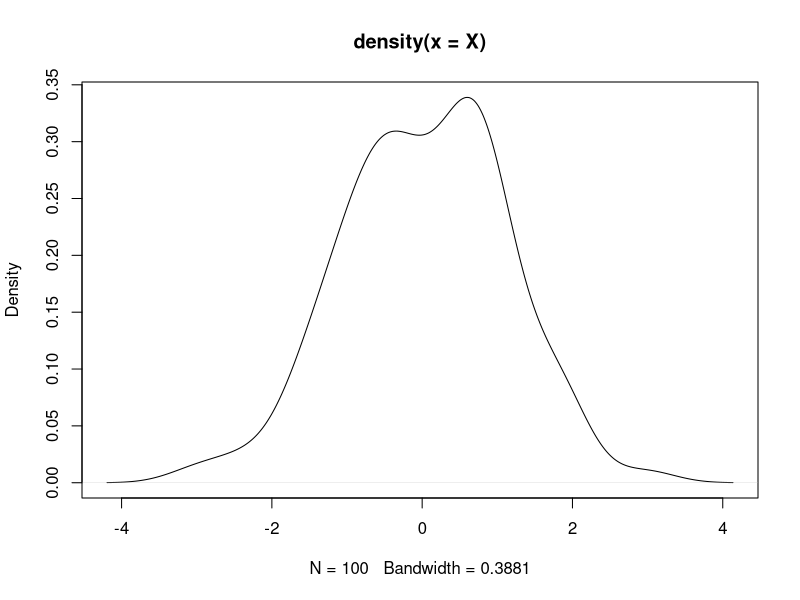
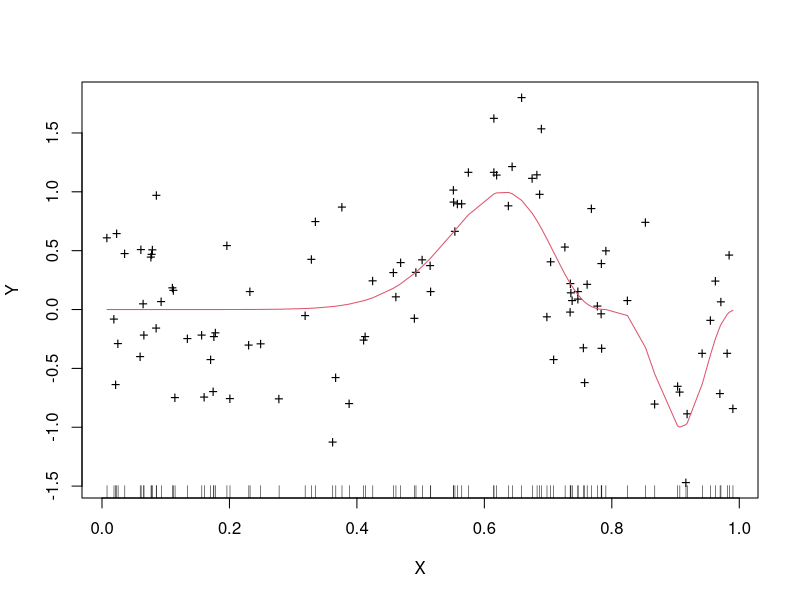
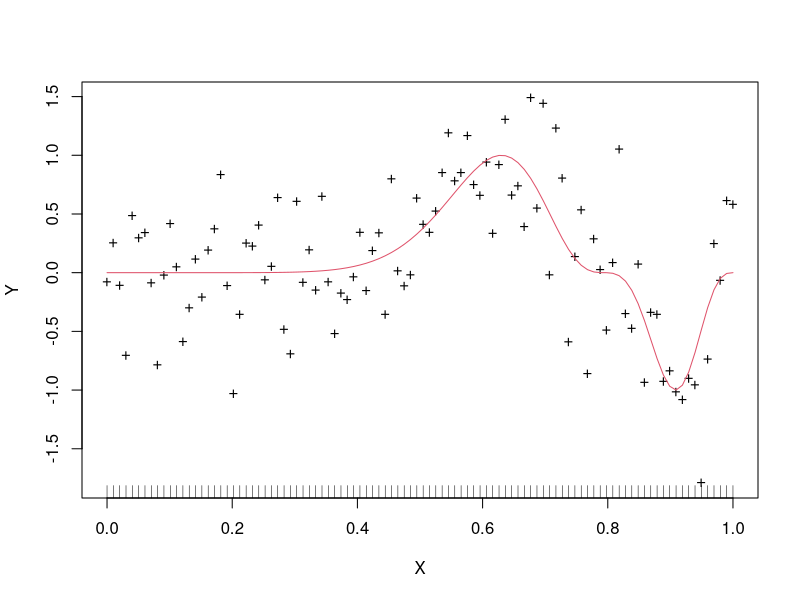
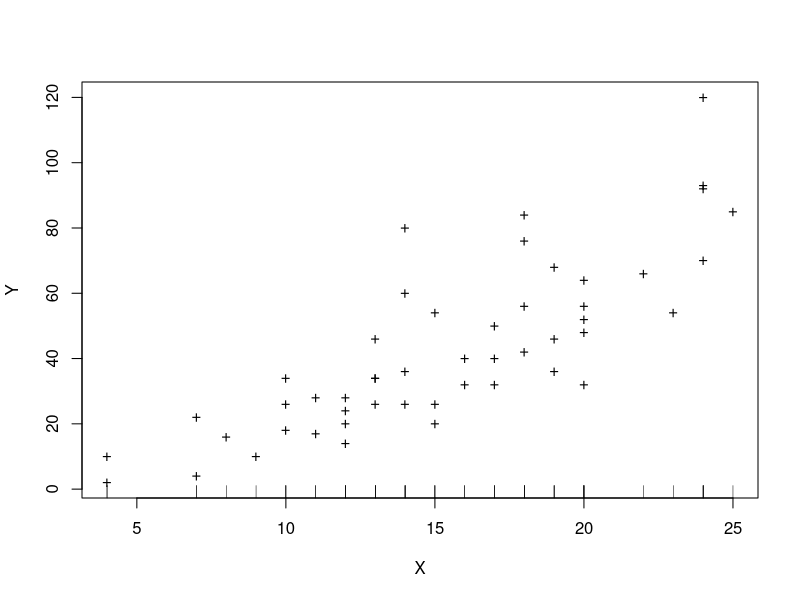
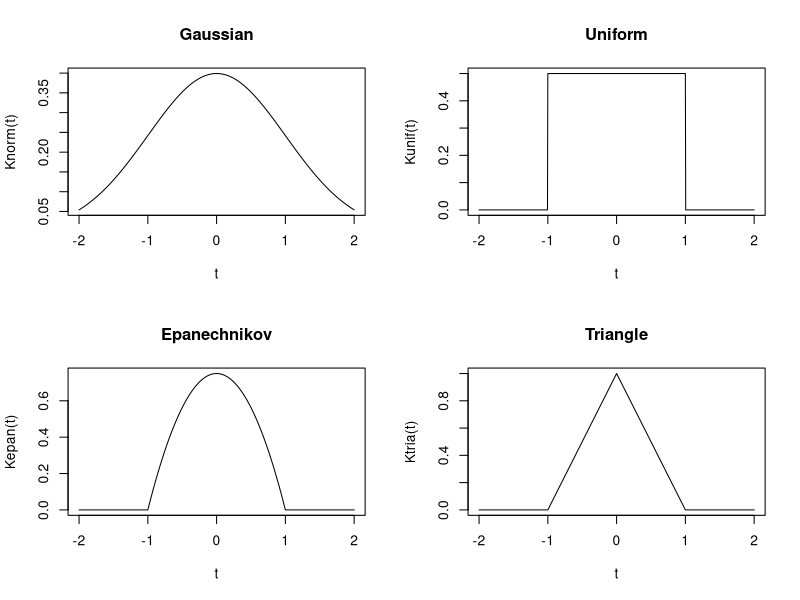
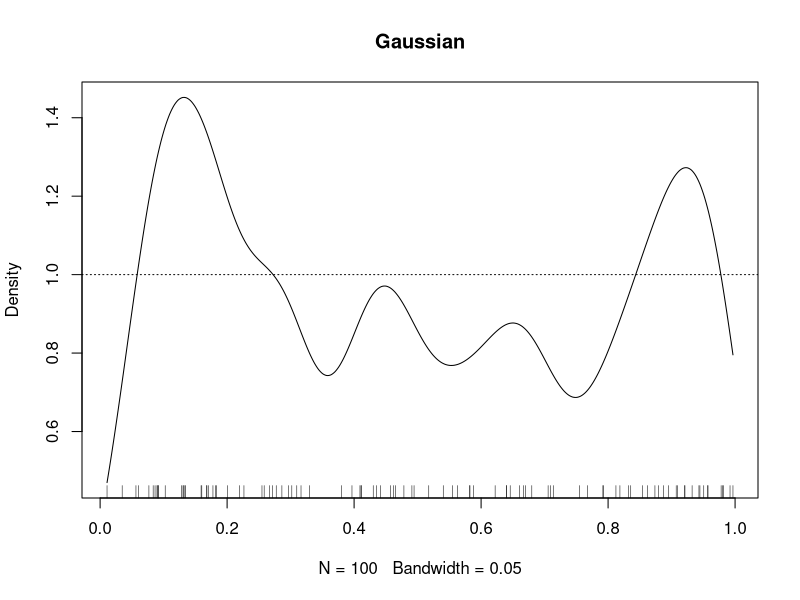
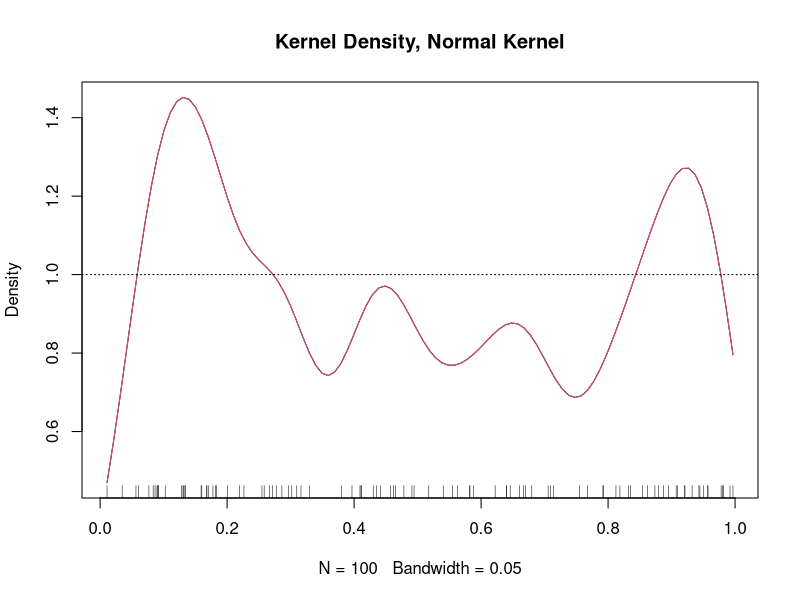
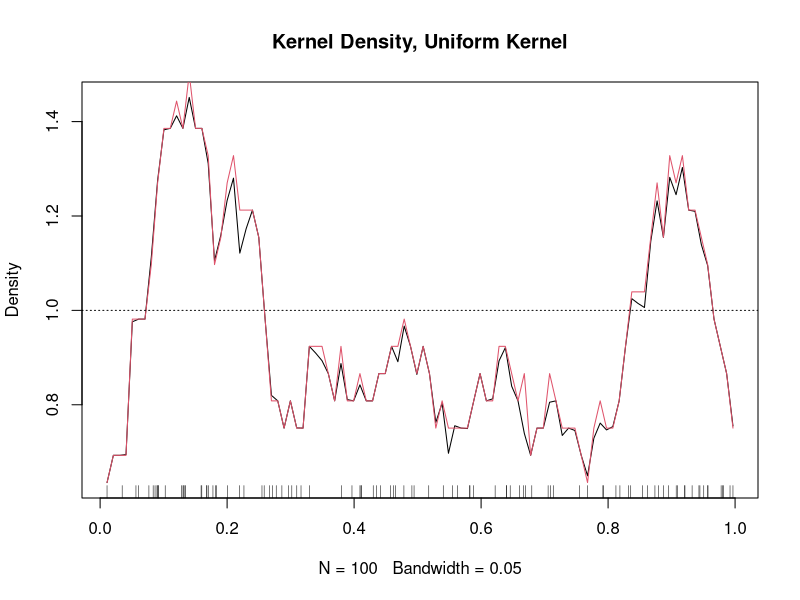

Reproduce these figures in R, in order.

## STAT 2150 ############# Class 1 (Oct. 26, 2017) #############

############################################################ clear all variables:
rm(list = ls())
library(stats)  #load packages (stats normally loaded by default)
library(datasets)

############################################################ Data generation

## Number of observations
n <- 100

## a) Simulation from a density 
# Z <- sort(runif(n, 0, 1)) #random number generator 
# X <- qnorm(Z) 
# plot(X,Z)

X <- rnorm(n, mean = 0, sd = 1)
plot(density(X))

## b) Random design m(x)
m <- function(x) (sin(2 * pi * x^3))^3
X <- sort(runif(n))
Y <- m(X) + 0.5 * rnorm(n, 0, 1)  #m(X) + iid-N(mean=0, sd=0.5) errors, added noise !
plot(X, Y, pch = "+")
rug(X) #points on the bottom
lines(X, m(X), col = 2)
# lines(X, Y)

## c) Fixed (equidistant) design : m(x)
X <- seq(from = 0, to = 1, length = n)
Y <- m(X) + 0.5 * rnorm(n, 0, 1)
plot(X, Y, pch = "+")
rug(X)
lines(X, m(X), col = 2)

## d) Data example: Cars (Random design)
X <- sort(cars$speed)
Y <- cars$dist[order(cars$speed)]
plot(X, Y, pch = "+")
rug(X)

############################################################ 
rm(list = ls())
## Working data
n <- 100
h <- 0.05  #normally need to determine h opt
X <- runif(n, 0, 1)  # observed data
x <- seq(from = min(X), to = max(X), length = 100)  # points on the domain 

############################################################ Different Kernels

Knorm <- function(u) dnorm(u)  #Gaussian kernel  
Kunif <- function(u) (abs(u) <= 1) * 0.5  #Uniform kernel
Kepan <- function(u) 0.75 * (1 - u^2) * (abs(u) <= 1)  #Epanechnikov kernel
Ktria <- function(u) (1 - abs(u)) * (abs(u) <= 1)  #Triangle kernel

t <- seq(from = -2, to = 2, by = 0.005)
# Save the plot in the file pdf('D:/STAT2150/Plots/Plot1.pdf') # Pdf
# jpeg(file='D:/STAT2150/Plots/Plot1.jpeg') # JPEG
# png(file='D:/STAT2150/Plots/Plot1.png') # PNG

# pdf('D:/STAT2150/Plots/Plot1.pdf') # Pdf
## (pg. 21)
par(mfrow = c(2, 2)) 
plot(t, Knorm(t), type = "l", main = "Gaussian")
plot(t, Kunif(t), type = "l", main = "Uniform")
plot(t, Kepan(t), type = "l", main = "Epanechnikov")
plot(t, Ktria(t), type = "l", main = "Triangle")
dev.off() #shuts off graphs

##########################################################
## Probability density estimator
prDensEst <- function(x, X, h, K) mean(K((x - X)/h))/h

## Density kernel = 'gaussian', 'epanechnikov', 'rectangular' bw: the
## smoothing bandwidth The kernels are scaled such that bw is the
## standard deviation of the smoothing kernel
plot(density(X, from = min(X), to = max(X), bw = h, kernel = "gaussian"), 
    main = "Gaussian") #different bw
abline(h = 1, lty = 3)
rug(X)

# help(density) Density estimators
u2Knorm <- function(u) u^2 * dnorm(u)  # mu_2 Gaussian kernel  
u2Kunif <- function(u) u^2 * (abs(u) <= 1) * 0.5  # mu_2 Uniform kernel
u2Kepan <- function(u) u^2 * 0.75 * (1 - u^2) * (abs(u) <= 1)  # mu_2 Epanechnikov kernel

IntKnorm <- integrate(u2Knorm, -Inf, Inf)$value  # variance Gaussian kernel (= 1)
IntKunif <- integrate(u2Kunif, -Inf, Inf)$value  # variance Uniform kernel
IntKepan <- integrate(u2Kepan, -Inf, Inf)$value  # variance Epan kernel

h_norm <- h/IntKnorm^0.5 ## standardize bandwidth h to sd of Gaussian kernel
h_unif <- h/IntKunif^0.5 ## standardize bandwidth h to sd of Uniform kernel
h_epan <- h/IntKepan^0.5 ## standardize bandwidth h to sd of Epan kernal

fnorm <- sapply(x, function(x) prDensEst(x, X, h_norm, Knorm))
funif <- sapply(x, function(x) prDensEst(x, X, h_unif, Kunif))
fepan <- sapply(x, function(x) prDensEst(x, X, h_epan, Kepan))

## Gaussian kernel (1)
plot(density(X, n = 100, from = min(X), to = max(X), bw = h, kernel = "gaussian"), 
    main = "Kernel Density, Normal Kernel") ## built-in density estimator
lines(x, fnorm, col = 2) ## density estimator from scratch
abline(h = 1, lty = 3)
rug(X)  # the observations X

## Rectangular kernel (2)
plot(density(X, n = 100, from = min(X), to = max(X), bw = h, kernel = "rectangular"), 
    main = "Kernel Density, Uniform Kernel") ## built-in density estimator
lines(x, funif, col = 2) ## density estimator from scratch
abline(h = 1, lty = 3)
rug(X)  

## Epanechnikov kernel (3)
plot(density(X, n = 100, from = min(X), to = max(X), bw = h, kernel = "epanechnikov"), 
    main = "Kernel Density, Epanechnikov Kernel") ## built-in density estimator
lines(x, fepan, col = 2) ## density estimator from scratch
abline(h = 1, lty = 3)
rug(X)  

##########################################################
## Kernels and density at each point (pg. 18)
eachPoint <- function(X, h, K) 
{
    n <- length(X)
    f <- function(x) sapply(x, function(x) prDensEst(x, X, h, K))  #PR dens estim
    x <- seq(from = min(X), to = max(X), len = 100)
    ## plot points on x axis
    plot(X, rep(0, n), pch = "+", ylim = c(0, 1.25 * max(f(x))), main = "Kernel Density")
    ## draw a curve at each point
    for (Xi in X) {
        Ki <- K((x - Xi)/h)/(n * h)
        lines(x, Ki, type = "l", col = "blue")
    }
    # curve(f,add=T)
    lines(x, f(x))
}

# Figure of density estimators and kernels
# par(mfrow=c(2,2))
KnormAll <- eachPoint(X, h_norm, Knorm)  # Gaussian kernel
KepanAll <- eachPoint(X, h_epan, Kepan)  # Epanechnikov kernel
KunifAll <- eachPoint(X, h_unif, Kunif)  # Uniform kernel

############################################################
## Choice of bandwidth in practice
## Rule-of-thumb 'normal reference' bandwidth selector (pg. 38)

h_NR <- function(X, K) {
    RK <- integrate(function(u) K(u)^2, -Inf, Inf)$value ## integrated square kernel
    mu2 <- integrate(function(u) u^2 * K(u), -Inf, Inf)$value ## variance kernel (=1 for Gaussian)
    
    R <- quantile(X, 0.75) - quantile(X, 0.25) ## interquartile range
    sig <- min(sd(X), R/1.349)
    return(((8 * sqrt(pi) * RK)/(3 * mu2^2))^0.2 * sig * length(X)^(-0.2))
}

h1 <- h_NR(X, Knorm)      # rule-of-thumb 'normal reference' according to pg. 38
h3 <- bw.nrd(X)           # rule-of-thumb as implemented for "density" (bw.nrd = 1.06*sig*length(X)^(-0.2))
h4 <- bw.ucv(X, upper = 2*h1)     # unbiased cross-validation. implemented for "density" (pg. 40)
h6 <- bw.SJ(X)            # plug-in method of Sheather & Jones (1991) as implemented for "density" to select the
                          # bandwidth using pilot estimation of derivatives (pg. 39)

## Density with different bandwidths: 'nrd', 'ucv', 'SJ'
plot(range(X), c(0,1.5), type="n")
abline(h = 1, lty = 3)
lines(density(X, n=100, from=min(X), to=max(X), bw="nrd", kernel = "gaussian"), col=2)
lines(density(X, n=100, from=min(X), to=max(X), bw="ucv", kernel = "gaussian"), col=4)
lines(density(X, n=100, from=min(X), to=max(X), bw="SJ", kernel = "gaussian"), col=5)
legend("topleft", legend=c("nrd", "ucv", "SJ"),col = c(2, 4, 5), lty=c(1,1,1), cex=0.5)
rug(X)

##########################################################
## clear all variables:
rm(list = ls())

n <- 100
m <- function(x) sin((2 * pi * x^3))^3

X <- sort(runif(n, 0, 1)) # random design
Y <- m(X) + 0.5 * rnorm(n, mean = 0, sd = 1) # response variables
x <- seq(min(X), max(X), len = 100)  # points on the domain 
h <- 0.05

plot(X, Y, pch = "+")
lines(x, m(x), col = 2)
rug(X)

##########################################################
## NW regression estimator (pg. 48)
nwRegEst <- function(x, X, Y, h, K) sum(Y * K((x - X)/h))/sum(K((x - X)/h))

##########################################################
## Kernels cdf
cdfKnorm <- function(u) pnorm(u)  #Gaussian kernel cdf
cdfKunif <- function(u) (0.5 * (u + 1)) * (abs(u) <= 1) + (u > 1)  #Uniform kernel cdf
cdfKepan <- function(u) 0.25 * (2 + 3 * u - u^3) * (abs(u) <= 1) + (u > 1)  #Epanechnikov kernel cdf

##########################################################
## GM regression estimator (pg. 53)
gmRegEst <- function(x, X, Y, h, cdfK) {
    
    IntK <- NULL
    n <- length(X)
    S <- -Inf
    for (i in 1:(n - 1)) {
        S <- rbind(S, 0.5 * (X[i] + X[i + 1])) ## Compute s_i's (X already ordered)
    }
    S <- rbind(S, Inf)
    l <- (S - x)/h ## endpoints integrals
    
    for (i in 1:n) {
        IntK[i] <- cdfK(l[i + 1]) - cdfK(l[i]) ## Compute integrals
    }
    sum(IntK * Y)  # Y already ordered (because X is ordered)
}

#########################################################
h <- 0.02
Knorm <- function(u) dnorm(u)
NWnormEst <- sapply(x, function(x) nwRegEst(x, X, Y, h, Knorm))
GMnormEst <- sapply(x, function(x) gmRegEst(x, X, Y, h, cdfKnorm))

# par(mfrow=c(1,1))
# plot(X, Y, pch = "+")
plot(X, Y, pch=".")
lines(X, lm(Y ~ X)$fitted, col = 1)
lines(x, NWnormEst, type = "l", col = 4)
lines(x, GMnormEst, type = "l", col = 2)
lines(x, m(x), type = "l", col = 3)
legend("topleft", legend = c("LR", "NW", "GM", "True"), col = c(1, 4, 2, 3), 
       lty = c(1, 1, 1, 1), cex = 0.5)

#######################################
######## MONTE CARLO SIMULATION
#######################################

rm(list = ls())
K <- 1E4  # number of replicates
n <- 200  # number of observations

A <- matrix(nrow=K, ncol=2)

for (k in 1:K) {
    # set.seed(1)
    X <- cbind(rep(1, n), runif(n, 0, 1))
    Y <- X %*% c(2, 1.5) + 0.25 * rnorm(n, 0, 1)
    beta <- solve(t(X) %*% X) %*% t(X) %*% Y
    A[k, ] <- beta
}

plot(X[, 2], Y)  # last replicate
lines(X[, 2], mean(A[, 1]) + mean(A[, 2]) * X[, 2])  # overall fit
c(mean(A[, 1]), mean(A[, 2]))

(bias <- c(mean(A[, 1]) - 2, mean(A[, 2]) - 1.5))  # bias
(variance <- c(var(A[, 1]), var(A[, 2])))  # variance 
(ASE <- c(mean((A[, 1] - 2)^2), mean((A[, 2] - 1.5)^2)))  #MSE

hist(A[, 1], prob = T, col = "grey", breaks = 20)
abline(v = 2, lty = 2, lwd = 2, col = 2)
hist(A[, 2], prob = T, col = "grey", breaks = 20)
abline(v = 1.5, lty = 2, lwd = 2, col = 2)
